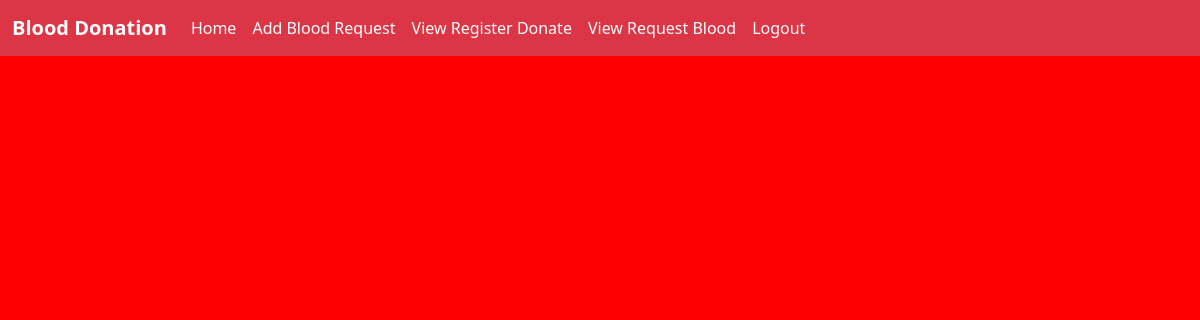
Before: /admin_home with the older database file.
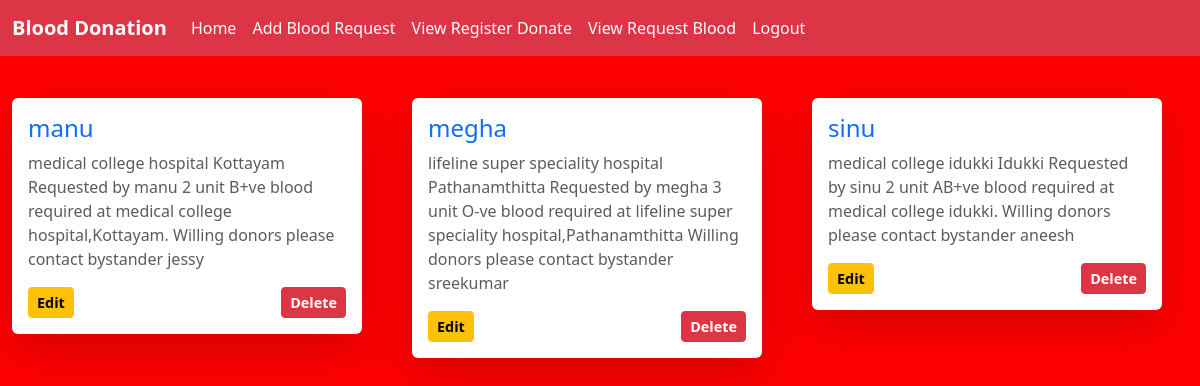
After: the same page with the newer database file.
### app/models.py (models this page shows, shortened)
class BloodRequest(models.Model):
    patient_name = models.CharField(max_length=100)
    description = models.TextField()
    place = models.CharField(max_length=100)
    contact_no = models.CharField(max_length=15)
    request_date = models.DateTimeField(auto_now_add=True)

### app/views.py (the view)
# urls.py: path('admin_home',views.admin_home,name='admin_home'),
def admin_home(req):
    bloodrequest=BloodRequest.objects.all()
    return render(req,'admin/home.html',{'BloodRequest':bloodrequest})

### template/admin/home.html (shortened to what this page needs)
<!DOCTYPE html>
<html lang="en">
<head>
  {% load static %}
  <link href="https://cdn.jsdelivr.net/npm/bootstrap@5.3.3/dist/css/bootstrap.min.css" rel="stylesheet">
</head>
<body>
  <nav class="navbar navbar-expand-sm bg-danger navbar-dark fixed-top">
    <div class="container-fluid">
      <a class="navbar-brand" href="#">Blood Donation</a>
      <div class="collapse navbar-collapse" id="collapsibleNavbar">
        <ul class="navbar-nav">
          <li class="nav-item">
            <a class="nav-link" href="#">Home</a>
          </li>
          <li class="nav-item">
            <a class="nav-link" href="add_blood_request">Add Blood Request</a>
          </li>
          <li class="nav-item">
            <a class="nav-link" href="view_register_donate">View Register Donate</a>
          </li>
          <li class="nav-item">
            <a class="nav-link" href="view_request_blood">View Request Blood</a>
          </li>
          <li class="nav-item">
            <a class="nav-link" href="logout">Logout</a>
          </li>
        </ul>
      </div>
    </div>
  </nav>
  <div class="container py-5">
    <div class="row">
      {% for blood in BloodRequest %}
      <div class="col-lg-4 col-md-6 mb-4">
        <div class="card shadow-lg rounded-lg" style="width:100%; max-width: 350px;">
          <div class="card-body">
            <h4 class="card-title text-primary">{{blood.patient_name}}</h4>
            <p class="card-text text-muted">{{blood.description}}</p>
            <div class="d-flex justify-content-between">
              <a href="edit_patient/{{blood.pk}}" class="btn btn-warning btn-sm w-45">Edit</a>
              <a href="delete_patient/{{blood.pk}}" class="btn btn-danger btn-sm w-45">Delete</a>
            </div>
          </div>
        </div>
      </div>
      {% endfor %}
    </div>
  </div>
</body>
</html>

Changed rows visible on the page:
added BloodRequest: patient_name "manu", description "medical college hospital Kottayam Requested by manu 2 unit B+ve blood required at medical college hospital,Kottayam. Willing donors please contact bystander jessy"
added BloodRequest: patient_name "megha", description "lifeline super speciality hospital Pathanamthitta Requested by megha 3 unit O-ve blood required at lifeline super speciality hospital,Pathanamthitta Willing donors please contact bystander sreekumar"
added BloodRequest: patient_name "sinu", description "medical college idukki Idukki Requested by sinu 2 unit AB+ve blood required at medical college idukki. Willing donors please contact bystander aneesh"
